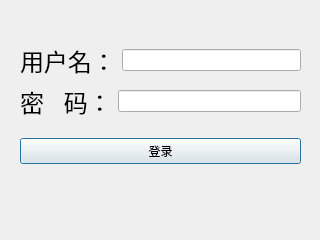
<?xml version="1.0" encoding="UTF-8"?>
<ui version="4.0">
 <class>denglu_Dialog</class>
 <widget class="QDialog" name="denglu_Dialog">
  <property name="geometry">
   <rect>
    <x>0</x>
    <y>0</y>
    <width>320</width>
    <height>240</height>
   </rect>
  </property>
  <property name="windowTitle">
   <string>登录</string>
  </property>
  <widget class="QWidget" name="layoutWidget">
   <property name="geometry">
    <rect>
     <x>20</x>
     <y>30</y>
     <width>281</width>
     <height>149</height>
    </rect>
   </property>
   <layout class="QVBoxLayout" name="verticalLayout_2">
    <item>
     <layout class="QVBoxLayout" name="verticalLayout">
      <item>
       <layout class="QHBoxLayout" name="horizontalLayout_2">
        <item>
         <widget class="QLabel" name="label_2">
          <property name="baseSize">
           <size>
            <width>0</width>
            <height>0</height>
           </size>
          </property>
          <property name="font">
           <font>
            <family>Helvetica</family>
            <pointsize>18</pointsize>
           </font>
          </property>
          <property name="text">
           <string>用户名：</string>
          </property>
         </widget>
        </item>
        <item>
         <widget class="QLineEdit" name="username"/>
        </item>
       </layout>
      </item>
      <item>
       <layout class="QHBoxLayout" name="horizontalLayout_3">
        <item>
         <widget class="QLabel" name="label_3">
          <property name="baseSize">
           <size>
            <width>0</width>
            <height>0</height>
           </size>
          </property>
          <property name="font">
           <font>
            <family>Helvetica</family>
            <pointsize>18</pointsize>
           </font>
          </property>
          <property name="text">
           <string>密   码：</string>
          </property>
         </widget>
        </item>
        <item>
         <widget class="QLineEdit" name="password">
          <property name="autoFillBackground">
           <bool>false</bool>
          </property>
          <property name="echoMode">
           <enum>QLineEdit::Password</enum>
          </property>
         </widget>
        </item>
       </layout>
      </item>
     </layout>
    </item>
    <item>
     <widget class="QPushButton" name="denglu_Button">
      <property name="text">
       <string>登录</string>
      </property>
     </widget>
    </item>
   </layout>
  </widget>
 </widget>
 <resources/>
 <connections/>
</ui>
